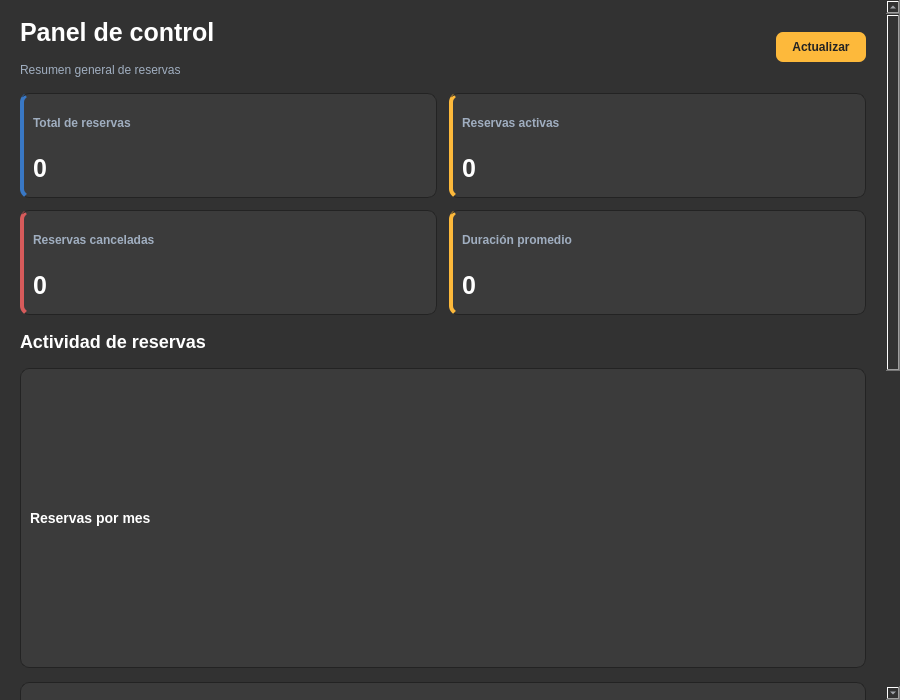
<?xml version="1.0" encoding="UTF-8"?>
<ui version="4.0">
 <class>PageDashboard</class>
 <widget class="QWidget" name="PageDashboard">
  <property name="geometry">
   <rect>
    <x>0</x>
    <y>0</y>
    <width>900</width>
    <height>700</height>
   </rect>
  </property>
  <property name="windowTitle">
   <string>Panel de control</string>
  </property>
  <property name="styleSheet">
   <string notr="true">
    QWidget {
        background-color: #323232;
        color: #E2E8F0;
        font-family: Segoe UI;
    }
   </string>
  </property>
  <layout class="QVBoxLayout" name="layout_principal">
   <property name="leftMargin">
    <number>0</number>
   </property>
   <property name="topMargin">
    <number>0</number>
   </property>
   <property name="rightMargin">
    <number>0</number>
   </property>
   <property name="bottomMargin">
    <number>0</number>
   </property>
   <item>
    <widget class="QScrollArea" name="area_desplazable">
     <property name="widgetResizable">
      <bool>true</bool>
     </property>
     <property name="frameShape">
      <enum>QFrame::NoFrame</enum>
     </property>
     <widget class="QWidget" name="contenido">
      <property name="geometry">
       <rect>
        <x>0</x>
        <y>0</y>
        <width>884</width>
        <height>750</height>
       </rect>
      </property>
      <layout class="QVBoxLayout" name="layout_contenido">
       <property name="spacing">
        <number>16</number>
       </property>
       <property name="leftMargin">
        <number>20</number>
       </property>
       <property name="topMargin">
        <number>18</number>
       </property>
       <property name="rightMargin">
        <number>20</number>
       </property>
       <property name="bottomMargin">
        <number>20</number>
       </property>
       <item>
        <layout class="QHBoxLayout" name="layout_encabezado">
         <item>
          <layout class="QVBoxLayout" name="layout_titulos">
           <item>
            <widget class="QLabel" name="titulo">
             <property name="text">
              <string>Panel de control</string>
             </property>
             <property name="styleSheet">
              <string notr="true">font-size: 25px; font-weight: bold; color: #FFFFFF;</string>
             </property>
            </widget>
           </item>
           <item>
            <widget class="QLabel" name="subtitulo">
             <property name="text">
              <string>Resumen general de reservas</string>
             </property>
             <property name="styleSheet">
              <string notr="true">font-size: 12px; color: #A0AEC0;</string>
             </property>
            </widget>
           </item>
          </layout>
         </item>
         <item>
          <spacer name="horizontalSpacer">
           <property name="orientation">
            <enum>Qt::Horizontal</enum>
           </property>
           <property name="sizeHint" stdset="0">
            <size>
             <width>40</width>
             <height>20</height>
            </size>
           </property>
          </spacer>
         </item>
         <item>
          <widget class="QPushButton" name="BotonActualizar">
           <property name="styleSheet">
            <string notr="true">
             QPushButton {
                 background-color: #FDB93B;
                 color: #232323;
                 border: none;
                 border-radius: 7px;
                 padding: 8px 16px;
                 font-weight: bold;
             }
             QPushButton:hover {
                 background-color: #e5a532;
             }
             QPushButton:pressed {
                 background-color: #cc922b;
             }
            </string>
           </property>
           <property name="text">
            <string>Actualizar</string>
           </property>
          </widget>
         </item>
        </layout>
       </item>
       <item>
        <layout class="QGridLayout" name="layout_tarjetas">
         <property name="spacing">
          <number>12</number>
         </property>
         <item row="0" column="0">
          <widget class="QFrame" name="tarjeta_total">
           <property name="minimumSize">
            <size>
             <width>0</width>
             <height>105</height>
            </size>
           </property>
           <property name="styleSheet">
            <string notr="true">QFrame { background-color: #3B3B3B; border: 1px solid #232323; border-left: 4px solid #3978C5; border-radius: 9px; }</string>
           </property>
           <layout class="QVBoxLayout" name="verticalLayout_2">
            <item>
             <widget class="QLabel" name="label_tit_total">
              <property name="text">
               <string>Total de reservas</string>
              </property>
              <property name="styleSheet">
               <string notr="true">font-size: 12px; font-weight: bold; color: #A0AEC0; border: none; background: transparent;</string>
              </property>
             </widget>
            </item>
            <item>
             <widget class="QLabel" name="valor_total">
              <property name="text">
               <string>0</string>
              </property>
              <property name="styleSheet">
               <string notr="true">font-size: 25px; font-weight: bold; color: #FFFFFF; border: none; background: transparent;</string>
              </property>
             </widget>
            </item>
           </layout>
          </widget>
         </item>
         <item row="0" column="1">
          <widget class="QFrame" name="tarjeta_activas">
           <property name="minimumSize">
            <size>
             <width>0</width>
             <height>105</height>
            </size>
           </property>
           <property name="styleSheet">
            <string notr="true">QFrame { background-color: #3B3B3B; border: 1px solid #232323; border-left: 4px solid #FDB93B; border-radius: 9px; }</string>
           </property>
           <layout class="QVBoxLayout" name="verticalLayout_3">
            <item>
             <widget class="QLabel" name="label_tit_activas">
              <property name="text">
               <string>Reservas activas</string>
              </property>
              <property name="styleSheet">
               <string notr="true">font-size: 12px; font-weight: bold; color: #A0AEC0; border: none; background: transparent;</string>
              </property>
             </widget>
            </item>
            <item>
             <widget class="QLabel" name="valor_activas">
              <property name="text">
               <string>0</string>
              </property>
              <property name="styleSheet">
               <string notr="true">font-size: 25px; font-weight: bold; color: #FFFFFF; border: none; background: transparent;</string>
              </property>
             </widget>
            </item>
           </layout>
          </widget>
         </item>
         <item row="1" column="0">
          <widget class="QFrame" name="tarjeta_canceladas">
           <property name="minimumSize">
            <size>
             <width>0</width>
             <height>105</height>
            </size>
           </property>
           <property name="styleSheet">
            <string notr="true">QFrame { background-color: #3B3B3B; border: 1px solid #232323; border-left: 4px solid #D65B5B; border-radius: 9px; }</string>
           </property>
           <layout class="QVBoxLayout" name="verticalLayout_4">
            <item>
             <widget class="QLabel" name="label_tit_canceladas">
              <property name="text">
               <string>Reservas canceladas</string>
              </property>
              <property name="styleSheet">
               <string notr="true">font-size: 12px; font-weight: bold; color: #A0AEC0; border: none; background: transparent;</string>
              </property>
             </widget>
            </item>
            <item>
             <widget class="QLabel" name="valor_canceladas">
              <property name="text">
               <string>0</string>
              </property>
              <property name="styleSheet">
               <string notr="true">font-size: 25px; font-weight: bold; color: #FFFFFF; border: none; background: transparent;</string>
              </property>
             </widget>
            </item>
           </layout>
          </widget>
         </item>
         <item row="1" column="1">
          <widget class="QFrame" name="tarjeta_duracion">
           <property name="minimumSize">
            <size>
             <width>0</width>
             <height>105</height>
            </size>
           </property>
           <property name="styleSheet">
            <string notr="true">QFrame { background-color: #3B3B3B; border: 1px solid #232323; border-left: 4px solid #FDB93B; border-radius: 9px; }</string>
           </property>
           <layout class="QVBoxLayout" name="verticalLayout_5">
            <item>
             <widget class="QLabel" name="label_tit_duracion">
              <property name="text">
               <string>Duración promedio</string>
              </property>
              <property name="styleSheet">
               <string notr="true">font-size: 12px; font-weight: bold; color: #A0AEC0; border: none; background: transparent;</string>
              </property>
             </widget>
            </item>
            <item>
             <widget class="QLabel" name="valor_duracion">
              <property name="text">
               <string>0</string>
              </property>
              <property name="styleSheet">
               <string notr="true">font-size: 25px; font-weight: bold; color: #FFFFFF; border: none; background: transparent;</string>
              </property>
             </widget>
            </item>
           </layout>
          </widget>
         </item>
        </layout>
       </item>
       <item>
        <widget class="QLabel" name="titulo_graficos">
         <property name="text">
          <string>Actividad de reservas</string>
         </property>
         <property name="styleSheet">
          <string notr="true">font-size: 18px; font-weight: bold; color: #FFFFFF;</string>
         </property>
        </widget>
       </item>
       <item>
        <layout class="QVBoxLayout" name="layout_graficos">
         <property name="spacing">
          <number>14</number>
         </property>
         <item>
          <widget class="QFrame" name="contenedor_mes">
           <property name="minimumSize">
            <size>
             <width>0</width>
             <height>300</height>
            </size>
           </property>
           <property name="styleSheet">
            <string notr="true">QFrame { background-color: #3B3B3B; border: 1px solid #232323; border-radius: 9px; }</string>
           </property>
           <layout class="QVBoxLayout" name="layout_g_mes">
            <item>
             <widget class="QLabel" name="label_g_mes">
              <property name="text">
               <string>Reservas por mes</string>
              </property>
              <property name="styleSheet">
               <string notr="true">font-size: 14px; font-weight: bold; color: #FFFFFF; border: none; background: transparent;</string>
              </property>
             </widget>
            </item>
           </layout>
          </widget>
         </item>
         <item>
          <widget class="QFrame" name="contenedor_semana">
           <property name="minimumSize">
            <size>
             <width>0</width>
             <height>300</height>
            </size>
           </property>
           <property name="styleSheet">
            <string notr="true">QFrame { background-color: #3B3B3B; border: 1px solid #232323; border-radius: 9px; }</string>
           </property>
           <layout class="QVBoxLayout" name="layout_g_semana">
            <item>
             <widget class="QLabel" name="label_g_semana">
              <property name="text">
               <string>Reservas por semana</string>
              </property>
              <property name="styleSheet">
               <string notr="true">font-size: 14px; font-weight: bold; color: #FFFFFF; border: none; background: transparent;</string>
              </property>
             </widget>
            </item>
           </layout>
          </widget>
         </item>
         <item>
          <widget class="QFrame" name="contenedor_dia">
           <property name="minimumSize">
            <size>
             <width>0</width>
             <height>300</height>
            </size>
           </property>
           <property name="styleSheet">
            <string notr="true">QFrame { background-color: #3B3B3B; border: 1px solid #232323; border-radius: 9px; }</string>
           </property>
           <layout class="QVBoxLayout" name="layout_g_dia">
            <item>
             <widget class="QLabel" name="label_g_dia">
              <property name="text">
               <string>Reservas por día</string>
              </property>
              <property name="styleSheet">
               <string notr="true">font-size: 14px; font-weight: bold; color: #FFFFFF; border: none; background: transparent;</string>
              </property>
             </widget>
            </item>
           </layout>
          </widget>
         </item>
        </layout>
       </item>
      </layout>
     </widget>
    </widget>
   </item>
  </layout>
 </widget>
 <resources/>
</ui>
